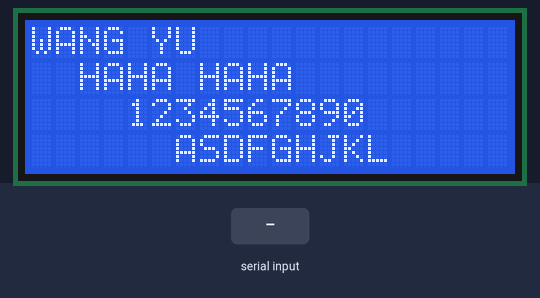
The sketch below on a simulated Arduino Uno, built with avr-gcc and run on an emulated ATmega328P. On the bench: 20×4 character LCD. The inputs (shaded band) are chosen by the test bench.

Above: at 1.3 s.
1.4 s: byte 30 received over Serial
At 2.3 s:
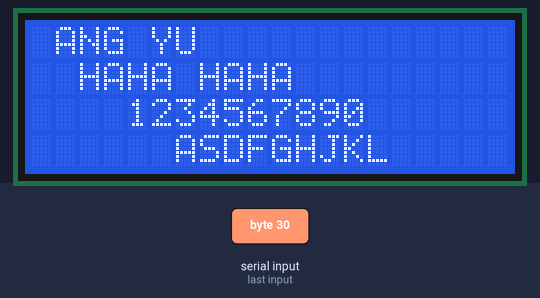
2.9 s: byte 90 received over Serial
At 3.4 s:
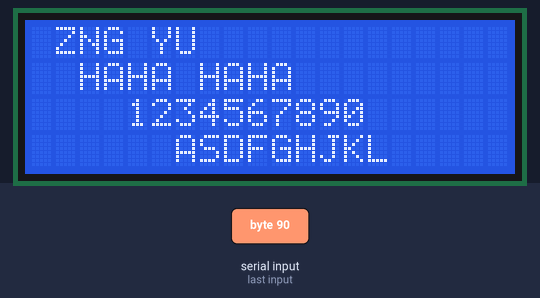
4.4 s: byte 120 received over Serial
At 5.6 s:
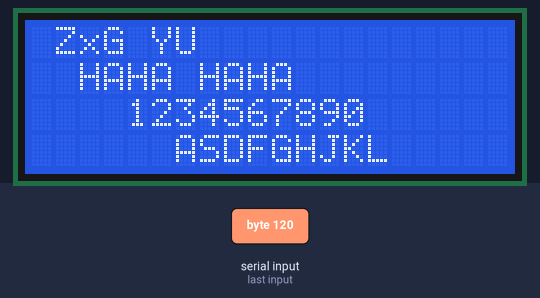
5.9 s: byte 30 received over Serial
At 6.9 s:
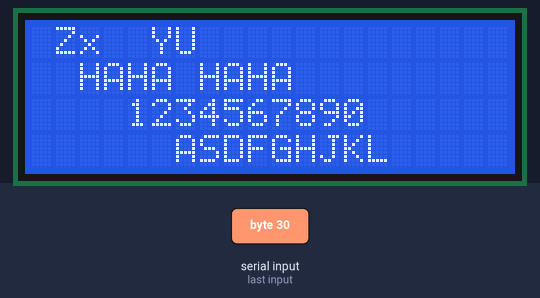
7.4 s: byte 90 received over Serial
8.9 s: byte 120 received over Serial
At 9.2 s:
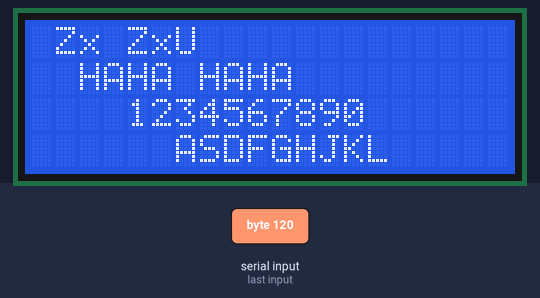
Timing chart, 0 to 11.4 s (numbered marks = the images above; inputs shaded):
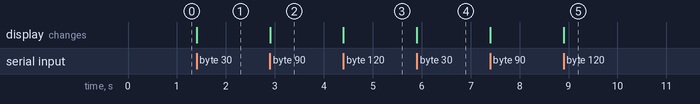

Measured:
- after the input at 1.4 s, the display: changes at once (image 1)
- after the input at 2.9 s, the display: changes at once (image 2)
- after the input at 4.4 s, the display: changes at once (image 3)
- after the input at 5.9 s, the display: changes at once (image 4)
- after the input at 8.9 s, the display: changes at once (image 5)

The sketch:

lcdtest.ino
```cpp
#include <Wire.h>
#include <LiquidCrystal_I2C.h>
LiquidCrystal_I2C lcd(0x27, 20, 4);
void setup() {
  // put your setup code here, to run once:
  Serial.begin(115200);
  lcd.init();
  lcd.backlight();
  lcd.clear();
  lcd.setCursor(0, 0);
  lcd.print("WANG YU");
  lcd.setCursor(2, 1);
  lcd.print("HAHA HAHA");
  lcd.setCursor(4, 2);
  lcd.print("1234567890");
  lcd.setCursor(6, 3);
  lcd.print("ASDFGHJKL");
}
int i = 0;
void loop() {
  // put your main code here, to run repeatedly:
  if(Serial.available()){
    char a = Serial.read();
    lcd.setCursor(i, 0);      //x,y
    lcd.print(a);
    i++;
    if(i>=20)i=0;
  }
}
```
